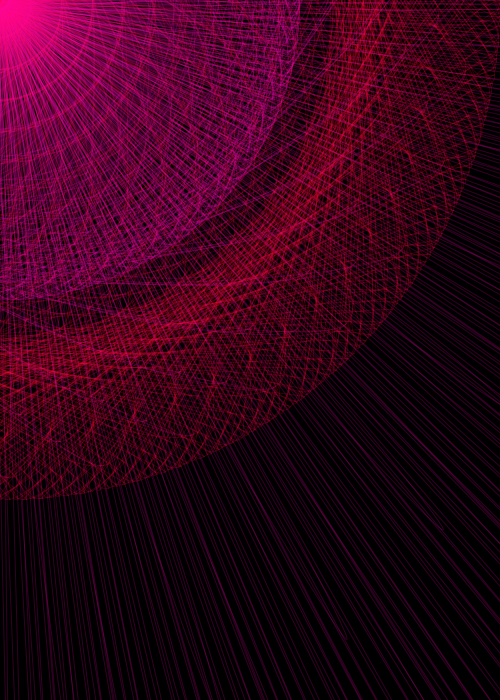
Frame 1 (no input)
Frame 60 (the mouse pressed at the canvas centre just before this capture): identical to frame 1, image omitted
Frame 120 (the mouse held since frame 60 and released just before this capture): identical to frame 1, image omitted

The Processing sketch that drew this single still picture (run headless with seeded random() and noise(); from frame 60 on, the mouse is pressed at the canvas centre):

// Processing sketch: processing_45399
// ── processing_45399.pde


 
void setup () {

size (500, 700);
strokeWeight (1);
}

void draw (){ 
background(0);
 float a = 0.1;
 float b = a + 0.1;
for (int i = 0; i < 500; i++) {
rotate (a=b);

beginShape ();
noFill ();
stroke(255, 3,180,50);
 
curveVertex(2*2, 500);
curveVertex(0*0, 0*0);
curveVertex(0*3, 300);
curveVertex(i, 0*i);
curveVertex(3*3, 0*0);
curveVertex(500*i, 0*i);
 
endShape ();
 
 beginShape ();
noFill ();
stroke(255, 3,49,50);
 
curveVertex(i*2, 0*i);
curveVertex(0*3, 0*0);
curveVertex(0*0, 0*i);
curveVertex(i, 0*i);
curveVertex(0*i, 500);
curveVertex(500, 0*i);
curveVertex(500, i);
 
endShape ();
   
}
}
